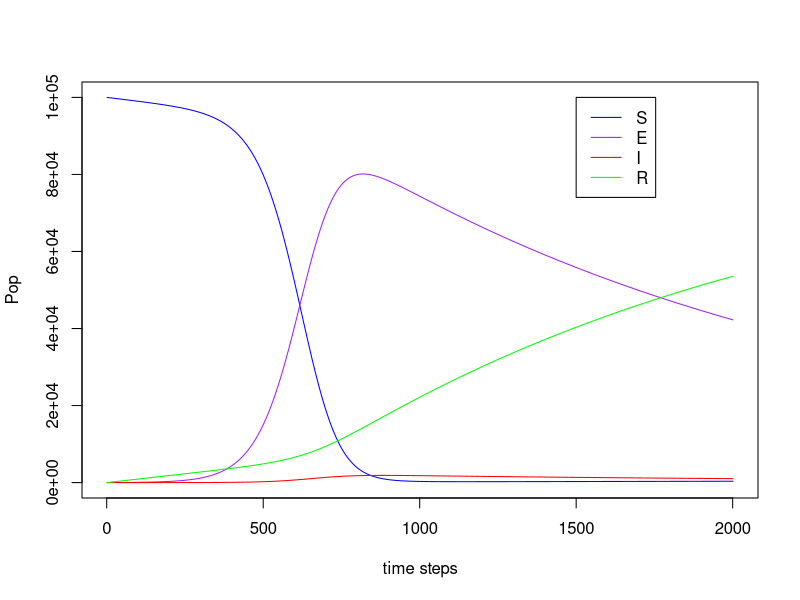
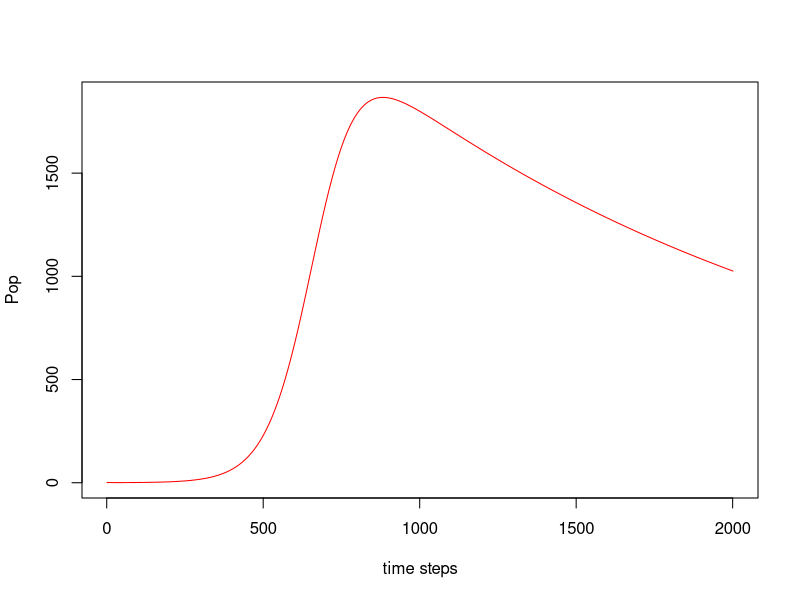

The R script that drew these images, in order:
N = 100000
beta = 0.001
mu = 1/75
gamma = 0.05
v = 2
kappa = 0.1
p = 0.7

time = 20
dt = 0.01

S = 99999
E = 0
I = 1
R = 0

Svec = S
Evec = E
Ivec = I
Rvec = R

for (i in 1:time){
  for (i in 1:(1/dt)){
    S = S + (1-p)*mu*N*dt - beta*S*I*dt - mu*S*dt
    E = E + beta*S*I*dt - gamma*E*dt - mu*E*dt 
    I = I + gamma*E*dt - v*I*dt - kappa*I*dt - mu*I*dt
    R = R + p*mu*N*dt + v*I*dt - mu*R*dt 
    Svec = c(Svec, S)
    Evec = c(Evec, E)
    Ivec = c(Ivec, I)
    Rvec = c(Rvec, R)
    N = S+E+I+R
  }
}
  
plot(Svec,col="blue",type="l",xlab="time steps",ylab="Pop",ylim=c(0,100000))
lines(Evec,col="purple")
lines(Ivec,col="red")
lines(Rvec,col="green")
legend(1500,100000,c("S","E","I","R"),lty=c(1,1,1,1),col=c("blue","purple","red","green"))

plot(Ivec,col="red",type="l",xlab="time steps",ylab="Pop")
max(Ivec)

#plot(Deaths,col="blue",type="l",xlab="time steps",ylab="Deaths")

